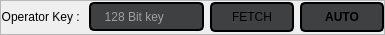
                        <widget class="QFrame" name="frame_31">
                         <property name="maximumSize">
                          <size>
                           <width>16777215</width>
                           <height>35</height>
                          </size>
                         </property>
                         <property name="styleSheet">
                          <string notr="true"/>
                         </property>
                         <property name="frameShape">
                          <enum>QFrame::StyledPanel</enum>
                         </property>
                         <property name="frameShadow">
                          <enum>QFrame::Raised</enum>
                         </property>
                         <layout class="QGridLayout" name="gridLayout_26">
                          <property name="leftMargin">
                           <number>0</number>
                          </property>
                          <property name="topMargin">
                           <number>0</number>
                          </property>
                          <property name="rightMargin">
                           <number>0</number>
                          </property>
                          <property name="bottomMargin">
                           <number>0</number>
                          </property>
                          <property name="verticalSpacing">
                           <number>0</number>
                          </property>
                          <item row="0" column="0">
                           <widget class="QLabel" name="op_key">
                            <property name="text">
                             <string>Operator Key : </string>
                            </property>
                            <property name="alignment">
                             <set>Qt::AlignRight|Qt::AlignTrailing|Qt::AlignVCenter</set>
                            </property>
                           </widget>
                          </item>
                          <item row="0" column="3">
                           <widget class="QPushButton" name="op_key_auto">
                            <property name="font">
                             <font>
                              <family>Segoe UI</family>
                              <pointsize>9</pointsize>
                              <weight>75</weight>
                              <italic>false</italic>
                              <bold>true</bold>
                             </font>
                            </property>
                            <property name="cursor">
                             <cursorShape>PointingHandCursor</cursorShape>
                            </property>
                            <property name="styleSheet">
                             <string notr="true">QPushButton{background-color: rgba(63,64,66,255);
font: 600 9pt &quot;Segoe UI&quot;;
height:26px;
width:80px;
border-radius:5px;
border:2px solid black;
}
QPushButton:hover{
background-color:rgba(32,33,36,255);
}</string>
                            </property>
                            <property name="text">
                             <string>AUTO</string>
                            </property>
                           </widget>
                          </item>
                          <item row="0" column="1">
                           <widget class="QLineEdit" name="op_key_text">
                            <property name="contextMenuPolicy">
                             <enum>Qt::NoContextMenu</enum>
                            </property>
                            <property name="toolTip">
                             <string>Operator Variant Algorithm Configuration Field</string>
                            </property>
                            <property name="styleSheet">
                             <string notr="true">QLineEdit{
background-color: rgba(63,64,66,255);
border:2px solid black;
height:25px;
border-radius:5px;
color:white;
padding-left:5px;
}
QLineEdit:focus {
 background-color: rgba(63,64,66,255);

border:2px solid black;
}
QLineEdit:hover{
border:2px solid black;
}</string>
                            </property>
                            <property name="maxLength">
                             <number>32</number>
                            </property>
                            <property name="frame">
                             <bool>true</bool>
                            </property>
                            <property name="echoMode">
                             <enum>QLineEdit::Password</enum>
                            </property>
                            <property name="readOnly">
                             <bool>true</bool>
                            </property>
                            <property name="placeholderText">
                             <string>  128 Bit key</string>
                            </property>
                            <property name="clearButtonEnabled">
                             <bool>true</bool>
                            </property>
                           </widget>
                          </item>
                          <item row="0" column="2">
                           <widget class="QPushButton" name="op_key_fetch">
                            <property name="cursor">
                             <cursorShape>PointingHandCursor</cursorShape>
                            </property>
                            <property name="styleSheet">
                             <string notr="true">QPushButton{background-color: rgba(63,64,66,255);
font: 600 9pt &quot;Segoe UI&quot;;
height:26px;
width:80px;
border-radius:5px;border:2px solid black;
}
QPushButton:hover{

background-color:rgba(32,33,36,255);
}</string>
                            </property>
                            <property name="text">
                             <string>FETCH</string>
                            </property>
                           </widget>
                          </item>
                         </layout>
                        </widget>
